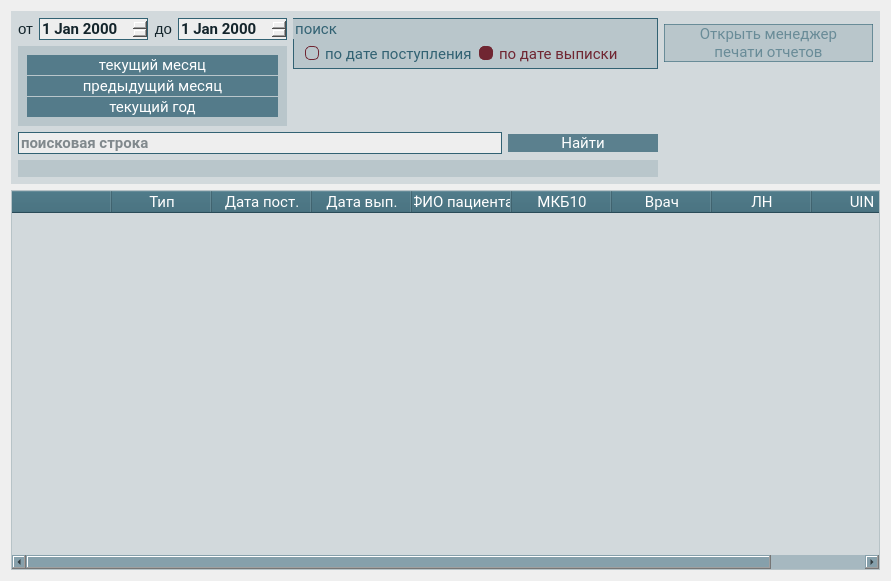
         <widget class="QFrame" name="frame_archive">
          <property name="geometry">
           <rect>
            <x>0</x>
            <y>0</y>
            <width>891</width>
            <height>581</height>
           </rect>
          </property>
          <layout class="QVBoxLayout" name="verticalLayout_4">
           <item>
            <widget class="QFrame" name="archive_list">
             <property name="styleSheet">
              <string notr="true">background-color: rgba(50, 98, 115, 40);
font-size: 11pt;</string>
             </property>
             <layout class="QGridLayout" name="gridLayout_2">
              <property name="leftMargin">
               <number>7</number>
              </property>
              <property name="topMargin">
               <number>7</number>
              </property>
              <property name="rightMargin">
               <number>7</number>
              </property>
              <property name="bottomMargin">
               <number>7</number>
              </property>
              <property name="verticalSpacing">
               <number>6</number>
              </property>
              <item row="4" column="2" rowspan="2">
               <widget class="QPushButton" name="pushButtonOpenArchive">
                <property name="maximumSize">
                 <size>
                  <width>150</width>
                  <height>16777215</height>
                 </size>
                </property>
                <property name="palette">
                 <palette>
                  <active>
                   <colorrole role="WindowText">
                    <brush brushstyle="SolidPattern">
                     <color alpha="255">
                      <red>255</red>
                      <green>255</green>
                      <blue>255</blue>
                     </color>
                    </brush>
                   </colorrole>
                   <colorrole role="Button">
                    <brush brushstyle="SolidPattern">
                     <color alpha="190">
                      <red>50</red>
                      <green>98</green>
                      <blue>115</blue>
                     </color>
                    </brush>
                   </colorrole>
                   <colorrole role="Light">
                    <brush brushstyle="SolidPattern">
                     <color alpha="255">
                      <red>60</red>
                      <green>145</green>
                      <blue>255</blue>
                     </color>
                    </brush>
                   </colorrole>
                   <colorrole role="Midlight">
                    <brush brushstyle="SolidPattern">
                     <color alpha="255">
                      <red>36</red>
                      <green>119</green>
                      <blue>227</blue>
                     </color>
                    </brush>
                   </colorrole>
                   <colorrole role="Dark">
                    <brush brushstyle="SolidPattern">
                     <color alpha="255">
                      <red>6</red>
                      <green>47</green>
                      <blue>100</blue>
                     </color>
                    </brush>
                   </colorrole>
                   <colorrole role="Mid">
                    <brush brushstyle="SolidPattern">
                     <color alpha="255">
                      <red>8</red>
                      <green>62</green>
                      <blue>133</blue>
                     </color>
                    </brush>
                   </colorrole>
                   <colorrole role="Text">
                    <brush brushstyle="SolidPattern">
                     <color alpha="255">
                      <red>255</red>
                      <green>255</green>
                      <blue>255</blue>
                     </color>
                    </brush>
                   </colorrole>
                   <colorrole role="BrightText">
                    <brush brushstyle="SolidPattern">
                     <color alpha="255">
                      <red>255</red>
                      <green>255</green>
                      <blue>255</blue>
                     </color>
                    </brush>
                   </colorrole>
                   <colorrole role="ButtonText">
                    <brush brushstyle="SolidPattern">
                     <color alpha="255">
                      <red>255</red>
                      <green>255</green>
                      <blue>255</blue>
                     </color>
                    </brush>
                   </colorrole>
                   <colorrole role="Base">
                    <brush brushstyle="SolidPattern">
                     <color alpha="190">
                      <red>50</red>
                      <green>98</green>
                      <blue>115</blue>
                     </color>
                    </brush>
                   </colorrole>
                   <colorrole role="Window">
                    <brush brushstyle="SolidPattern">
                     <color alpha="190">
                      <red>50</red>
                      <green>98</green>
                      <blue>115</blue>
                     </color>
                    </brush>
                   </colorrole>
                   <colorrole role="Shadow">
                    <brush brushstyle="SolidPattern">
                     <color alpha="255">
                      <red>0</red>
                      <green>0</green>
                      <blue>0</blue>
                     </color>
                    </brush>
                   </colorrole>
                   <colorrole role="AlternateBase">
                    <brush brushstyle="SolidPattern">
                     <color alpha="255">
                      <red>133</red>
                      <green>174</green>
                      <blue>227</blue>
                     </color>
                    </brush>
                   </colorrole>
                   <colorrole role="ToolTipBase">
                    <brush brushstyle="SolidPattern">
                     <color alpha="255">
                      <red>255</red>
                      <green>255</green>
                      <blue>220</blue>
                     </color>
                    </brush>
                   </colorrole>
                   <colorrole role="ToolTipText">
                    <brush brushstyle="SolidPattern">
                     <color alpha="255">
                      <red>0</red>
                      <green>0</green>
                      <blue>0</blue>
                     </color>
                    </brush>
                   </colorrole>
                   <colorrole role="PlaceholderText">
                    <brush brushstyle="SolidPattern">
                     <color alpha="128">
                      <red>255</red>
                      <green>255</green>
                      <blue>255</blue>
                     </color>
                    </brush>
                   </colorrole>
                  </active>
                  <inactive>
                   <colorrole role="WindowText">
                    <brush brushstyle="SolidPattern">
                     <color alpha="255">
                      <red>255</red>
                      <green>255</green>
                      <blue>255</blue>
                     </color>
                    </brush>
                   </colorrole>
                   <colorrole role="Button">
                    <brush brushstyle="SolidPattern">
                     <color alpha="190">
                      <red>50</red>
                      <green>98</green>
                      <blue>115</blue>
                     </color>
                    </brush>
                   </colorrole>
                   <colorrole role="Light">
                    <brush brushstyle="SolidPattern">
                     <color alpha="255">
                      <red>60</red>
                      <green>145</green>
                      <blue>255</blue>
                     </color>
                    </brush>
                   </colorrole>
                   <colorrole role="Midlight">
                    <brush brushstyle="SolidPattern">
                     <color alpha="255">
                      <red>36</red>
                      <green>119</green>
                      <blue>227</blue>
                     </color>
                    </brush>
                   </colorrole>
                   <colorrole role="Dark">
                    <brush brushstyle="SolidPattern">
                     <color alpha="255">
                      <red>6</red>
                      <green>47</green>
                      <blue>100</blue>
                     </color>
                    </brush>
                   </colorrole>
                   <colorrole role="Mid">
                    <brush brushstyle="SolidPattern">
                     <color alpha="255">
                      <red>8</red>
                      <green>62</green>
                      <blue>133</blue>
                     </color>
                    </brush>
                   </colorrole>
                   <colorrole role="Text">
                    <brush brushstyle="SolidPattern">
                     <color alpha="255">
                      <red>255</red>
                      <green>255</green>
                      <blue>255</blue>
                     </color>
                    </brush>
                   </colorrole>
                   <colorrole role="BrightText">
                    <brush brushstyle="SolidPattern">
                     <color alpha="255">
                      <red>255</red>
                      <green>255</green>
                      <blue>255</blue>
                     </color>
                    </brush>
                   </colorrole>
                   <colorrole role="ButtonText">
                    <brush brushstyle="SolidPattern">
                     <color alpha="255">
                      <red>255</red>
                      <green>255</green>
                      <blue>255</blue>
                     </color>
                    </brush>
                   </colorrole>
                   <colorrole role="Base">
                    <brush brushstyle="SolidPattern">
                     <color alpha="190">
                      <red>50</red>
                      <green>98</green>
                      <blue>115</blue>
                     </color>
                    </brush>
                   </colorrole>
                   <colorrole role="Window">
                    <brush brushstyle="SolidPattern">
                     <color alpha="190">
                      <red>50</red>
                      <green>98</green>
                      <blue>115</blue>
                     </color>
                    </brush>
                   </colorrole>
                   <colorrole role="Shadow">
                    <brush brushstyle="SolidPattern">
                     <color alpha="255">
                      <red>0</red>
                      <green>0</green>
                      <blue>0</blue>
                     </color>
                    </brush>
                   </colorrole>
                   <colorrole role="AlternateBase">
                    <brush brushstyle="SolidPattern">
                     <color alpha="255">
                      <red>133</red>
                      <green>174</green>
                      <blue>227</blue>
                     </color>
                    </brush>
                   </colorrole>
                   <colorrole role="ToolTipBase">
                    <brush brushstyle="SolidPattern">
                     <color alpha="255">
                      <red>255</red>
                      <green>255</green>
                      <blue>220</blue>
                     </color>
                    </brush>
                   </colorrole>
                   <colorrole role="ToolTipText">
                    <brush brushstyle="SolidPattern">
                     <color alpha="255">
                      <red>0</red>
                      <green>0</green>
                      <blue>0</blue>
                     </color>
                    </brush>
                   </colorrole>
                   <colorrole role="PlaceholderText">
                    <brush brushstyle="SolidPattern">
                     <color alpha="128">
                      <red>255</red>
                      <green>255</green>
                      <blue>255</blue>
                     </color>
                    </brush>
                   </colorrole>
                  </inactive>
                  <disabled>
                   <colorrole role="WindowText">
                    <brush brushstyle="SolidPattern">
                     <color alpha="255">
                      <red>255</red>
                      <green>255</green>
                      <blue>255</blue>
                     </color>
                    </brush>
                   </colorrole>
                   <colorrole role="Button">
                    <brush brushstyle="SolidPattern">
                     <color alpha="190">
                      <red>50</red>
                      <green>98</green>
                      <blue>115</blue>
                     </color>
                    </brush>
                   </colorrole>
                   <colorrole role="Light">
                    <brush brushstyle="SolidPattern">
                     <color alpha="255">
                      <red>60</red>
                      <green>145</green>
                      <blue>255</blue>
                     </color>
                    </brush>
                   </colorrole>
                   <colorrole role="Midlight">
                    <brush brushstyle="SolidPattern">
                     <color alpha="255">
                      <red>36</red>
                      <green>119</green>
                      <blue>227</blue>
                     </color>
                    </brush>
                   </colorrole>
                   <colorrole role="Dark">
                    <brush brushstyle="SolidPattern">
                     <color alpha="255">
                      <red>6</red>
                      <green>47</green>
                      <blue>100</blue>
                     </color>
                    </brush>
                   </colorrole>
                   <colorrole role="Mid">
                    <brush brushstyle="SolidPattern">
                     <color alpha="255">
                      <red>8</red>
                      <green>62</green>
                      <blue>133</blue>
                     </color>
                    </brush>
                   </colorrole>
                   <colorrole role="Text">
                    <brush brushstyle="SolidPattern">
                     <color alpha="255">
                      <red>255</red>
                      <green>255</green>
                      <blue>255</blue>
                     </color>
                    </brush>
                   </colorrole>
                   <colorrole role="BrightText">
                    <brush brushstyle="SolidPattern">
                     <color alpha="255">
                      <red>255</red>
                      <green>255</green>
                      <blue>255</blue>
                     </color>
                    </brush>
                   </colorrole>
                   <colorrole role="ButtonText">
                    <brush brushstyle="SolidPattern">
                     <color alpha="255">
                      <red>255</red>
                      <green>255</green>
                      <blue>255</blue>
                     </color>
                    </brush>
                   </colorrole>
                   <colorrole role="Base">
                    <brush brushstyle="SolidPattern">
                     <color alpha="190">
                      <red>50</red>
                      <green>98</green>
                      <blue>115</blue>
                     </color>
                    </brush>
                   </colorrole>
                   <colorrole role="Window">
                    <brush brushstyle="SolidPattern">
                     <color alpha="190">
                      <red>50</red>
                      <green>98</green>
                      <blue>115</blue>
                     </color>
                    </brush>
                   </colorrole>
                   <colorrole role="Shadow">
                    <brush brushstyle="SolidPattern">
                     <color alpha="255">
                      <red>0</red>
                      <green>0</green>
                      <blue>0</blue>
                     </color>
                    </brush>
                   </colorrole>
                   <colorrole role="AlternateBase">
                    <brush brushstyle="SolidPattern">
                     <color alpha="255">
                      <red>12</red>
                      <green>94</green>
                      <blue>200</blue>
                     </color>
                    </brush>
                   </colorrole>
                   <colorrole role="ToolTipBase">
                    <brush brushstyle="SolidPattern">
                     <color alpha="255">
                      <red>255</red>
                      <green>255</green>
                      <blue>220</blue>
                     </color>
                    </brush>
                   </colorrole>
                   <colorrole role="ToolTipText">
                    <brush brushstyle="SolidPattern">
                     <color alpha="255">
                      <red>0</red>
                      <green>0</green>
                      <blue>0</blue>
                     </color>
                    </brush>
                   </colorrole>
                   <colorrole role="PlaceholderText">
                    <brush brushstyle="SolidPattern">
                     <color alpha="128">
                      <red>255</red>
                      <green>255</green>
                      <blue>255</blue>
                     </color>
                    </brush>
                   </colorrole>
                  </disabled>
                 </palette>
                </property>
                <property name="font">
                 <font>
                  <family>Roboto</family>
                  <pointsize>11</pointsize>
                  <italic>false</italic>
                  <bold>false</bold>
                 </font>
                </property>
                <property name="styleSheet">
                 <string notr="true">QPushButton {
background-color: rgba(50, 98, 115, 190);
font-size: 11pt;
color: White;
border: None;
}

QPushButton::hover {
background-color: rgba(50, 98, 115, 255);
border: 2px solid rgba(92, 158, 173, 255);
}

QPushButton::pressed {
background-color: rgba(92, 158, 173, 255);
border: 1px solid rgba(255, 255, 255, 255);
}</string>
                </property>
                <property name="text">
                 <string>Найти</string>
                </property>
                <property name="icon">
                 <iconset resource="../res_main.qrc">
                  <normaloff>:/icon/icons/search_white_36dp.svg</normaloff>:/icon/icons/search_white_36dp.svg</iconset>
                </property>
                <property name="iconSize">
                 <size>
                  <width>26</width>
                  <height>26</height>
                 </size>
                </property>
               </widget>
              </item>
              <item row="4" column="0" rowspan="2" colspan="2">
               <widget class="QLineEdit" name="lineEdit">
                <property name="font">
                 <font>
                  <family>Roboto</family>
                  <pointsize>11</pointsize>
                  <italic>false</italic>
                  <bold>true</bold>
                 </font>
                </property>
                <property name="styleSheet">
                 <string notr="true">background-color: #EEEEEE;
color: #13242B;
border: 1px solid #326273;
font-weight: bold;
</string>
                </property>
                <property name="placeholderText">
                 <string>поисковая строка</string>
                </property>
               </widget>
              </item>
              <item row="6" column="0" colspan="3">
               <widget class="QLabel" name="label_archive_pt">
                <property name="text">
                 <string/>
                </property>
                <property name="alignment">
                 <set>Qt::AlignCenter</set>
                </property>
               </widget>
              </item>
              <item row="0" column="3" rowspan="2">
               <widget class="QPushButton" name="pushButton_report_manager">
                <property name="enabled">
                 <bool>false</bool>
                </property>
                <property name="font">
                 <font>
                  <family>Roboto</family>
                  <pointsize>11</pointsize>
                  <italic>false</italic>
                  <bold>false</bold>
                 </font>
                </property>
                <property name="styleSheet">
                 <string notr="true">QPushButton {
background-color: rgba(50, 98, 115, 190);
font-size: 11pt;
color: White;
border: None;
}

QPushButton::hover {
background-color: rgba(50, 98, 115, 255);
border: 2px solid rgba(92, 158, 173, 255);
}

QPushButton::pressed {
background-color: rgba(92, 158, 173, 255);
border: 1px solid rgba(255, 255, 255, 255);
}

QPushButton::disabled {
background-color:  rgba(50, 98, 115, 40);
border: 1px solid rgba(50, 98, 115, 150);
color:  rgba(50, 98, 115, 150);
}</string>
                </property>
                <property name="text">
                 <string>Открыть менеджер
печати отчетов</string>
                </property>
               </widget>
              </item>
              <item row="0" column="1" rowspan="2" colspan="2">
               <widget class="QGroupBox" name="groupBox_sort_archive">
                <property name="minimumSize">
                 <size>
                  <width>0</width>
                  <height>50</height>
                 </size>
                </property>
                <property name="font">
                 <font>
                  <family>Roboto</family>
                  <pointsize>11</pointsize>
                  <italic>false</italic>
                  <bold>false</bold>
                 </font>
                </property>
                <property name="styleSheet">
                 <string notr="true">font-size: 11pt;
color: rgba(50, 98, 115, 255);
border: 1px solid  rgba(50, 98, 115, 255);</string>
                </property>
                <property name="title">
                 <string>поиск</string>
                </property>
                <layout class="QGridLayout" name="gridLayout_6">
                 <property name="topMargin">
                  <number>1</number>
                 </property>
                 <property name="bottomMargin">
                  <number>1</number>
                 </property>
                 <property name="verticalSpacing">
                  <number>1</number>
                 </property>
                 <item row="0" column="1">
                  <widget class="QRadioButton" name="radioButton_discharge">
                   <property name="font">
                    <font>
                     <family>Roboto</family>
                     <pointsize>11</pointsize>
                     <italic>false</italic>
                     <bold>false</bold>
                    </font>
                   </property>
                   <property name="styleSheet">
                    <string notr="true">QRadioButton {
	color: #326273;
	border: none;
	background-color: none;
}
QRadioButton:checked {
   color: #702632;
}
QRadioButton::indicator:checked {
	border-style:solid;
	border-radius:5px;
	border-width: 1px;
	border-color: #702632;
	color: #FFFFFF;
	background-color: #702632;
}
QRadioButton::indicator:!checked {
	border-style:solid;
	border-radius:5px;
	border-width: 1px;
	border-color: #702632;
	color: #FFFFFF;
	background-color: none;
}</string>
                   </property>
                   <property name="text">
                    <string>по дате выписки</string>
                   </property>
                   <property name="checked">
                    <bool>true</bool>
                   </property>
                  </widget>
                 </item>
                 <item row="0" column="0">
                  <widget class="QRadioButton" name="radioButton_admission">
                   <property name="font">
                    <font>
                     <family>Roboto</family>
                     <pointsize>11</pointsize>
                     <italic>false</italic>
                     <bold>false</bold>
                    </font>
                   </property>
                   <property name="styleSheet">
                    <string notr="true">QRadioButton {
	color: #326273;
	border: none;
	background-color: none;
}
QRadioButton:checked {
   color: #702632;
}
QRadioButton::indicator:checked {
	border-style:solid;
	border-radius:5px;
	border-width: 1px;
	border-color: #702632;
	color: #FFFFFF;
	background-color: #702632;
}
QRadioButton::indicator:!checked {
	border-style:solid;
	border-radius:5px;
	border-width: 1px;
	border-color: #702632;
	color: #FFFFFF;
	background-color: none;
}</string>
                   </property>
                   <property name="text">
                    <string>по дате поступления</string>
                   </property>
                   <property name="checked">
                    <bool>false</bool>
                   </property>
                  </widget>
                 </item>
                </layout>
               </widget>
              </item>
              <item row="0" column="0">
               <layout class="QHBoxLayout" name="dates">
                <item>
                 <widget class="QLabel" name="label_3">
                  <property name="layoutDirection">
                   <enum>Qt::RightToLeft</enum>
                  </property>
                  <property name="styleSheet">
                   <string notr="true">background-color: none;
color: #13242B;
</string>
                  </property>
                  <property name="text">
                   <string>&lt;html&gt;&lt;head/&gt;&lt;body&gt;&lt;p align=&quot;right&quot;&gt;от&lt;/p&gt;&lt;/body&gt;&lt;/html&gt;</string>
                  </property>
                 </widget>
                </item>
                <item>
                 <widget class="QDateEdit" name="dateEdit_find_1">
                  <property name="font">
                   <font>
                    <family>Roboto</family>
                    <pointsize>11</pointsize>
                    <italic>false</italic>
                    <bold>true</bold>
                   </font>
                  </property>
                  <property name="styleSheet">
                   <string notr="true">background-color: #EEEEEE;
color: #13242B;
border: 1px solid #326273;
font-weight: bold;
</string>
                  </property>
                 </widget>
                </item>
                <item>
                 <widget class="QLabel" name="label_4">
                  <property name="layoutDirection">
                   <enum>Qt::RightToLeft</enum>
                  </property>
                  <property name="styleSheet">
                   <string notr="true">background-color: none;
color: #13242B;
</string>
                  </property>
                  <property name="text">
                   <string>&lt;html&gt;&lt;head/&gt;&lt;body&gt;&lt;p align=&quot;right&quot;&gt;до&lt;/p&gt;&lt;/body&gt;&lt;/html&gt;</string>
                  </property>
                 </widget>
                </item>
                <item>
                 <widget class="QDateEdit" name="dateEdit_find_2">
                  <property name="font">
                   <font>
                    <family>Roboto</family>
                    <pointsize>11</pointsize>
                    <italic>false</italic>
                    <bold>true</bold>
                   </font>
                  </property>
                  <property name="styleSheet">
                   <string notr="true">background-color: #EEEEEE;
color: #13242B;
border: 1px solid #326273;
font-weight: bold;
</string>
                  </property>
                 </widget>
                </item>
               </layout>
              </item>
              <item row="1" column="0" rowspan="3">
               <widget class="QFrame" name="change_dates">
                <layout class="QVBoxLayout" name="verticalLayout_3">
                 <property name="spacing">
                  <number>1</number>
                 </property>
                 <item>
                  <widget class="QPushButton" name="pushButton_month">
                   <property name="minimumSize">
                    <size>
                     <width>150</width>
                     <height>20</height>
                    </size>
                   </property>
                   <property name="font">
                    <font>
                     <family>Roboto</family>
                     <pointsize>11</pointsize>
                     <italic>false</italic>
                     <bold>false</bold>
                    </font>
                   </property>
                   <property name="styleSheet">
                    <string notr="true">QPushButton {
background-color: rgba(50, 98, 115, 190);
font-size: 11pt;
color: White;
border: None;
}

QPushButton::hover {
background-color: rgba(50, 98, 115, 255);
border: 2px solid rgba(92, 158, 173, 255);
}

QPushButton::pressed {
background-color: rgba(92, 158, 173, 255);
border: 1px solid rgba(255, 255, 255, 255);
}</string>
                   </property>
                   <property name="text">
                    <string>текущий месяц</string>
                   </property>
                  </widget>
                 </item>
                 <item>
                  <widget class="QPushButton" name="pushButton_previous_month">
                   <property name="minimumSize">
                    <size>
                     <width>150</width>
                     <height>20</height>
                    </size>
                   </property>
                   <property name="font">
                    <font>
                     <family>Roboto</family>
                     <pointsize>11</pointsize>
                     <italic>false</italic>
                     <bold>false</bold>
                    </font>
                   </property>
                   <property name="styleSheet">
                    <string notr="true">QPushButton {
background-color: rgba(50, 98, 115, 190);
font-size: 11pt;
color: White;
border: None;
}

QPushButton::hover {
background-color: rgba(50, 98, 115, 255);
border: 2px solid rgba(92, 158, 173, 255);
}

QPushButton::pressed {
background-color: rgba(92, 158, 173, 255);
border: 1px solid rgba(255, 255, 255, 255);
}</string>
                   </property>
                   <property name="text">
                    <string>предыдущий месяц</string>
                   </property>
                  </widget>
                 </item>
                 <item>
                  <widget class="QPushButton" name="pushButton_year">
                   <property name="minimumSize">
                    <size>
                     <width>150</width>
                     <height>20</height>
                    </size>
                   </property>
                   <property name="font">
                    <font>
                     <family>Roboto</family>
                     <pointsize>11</pointsize>
                     <italic>false</italic>
                     <bold>false</bold>
                    </font>
                   </property>
                   <property name="styleSheet">
                    <string notr="true">QPushButton {
background-color: rgba(50, 98, 115, 190);
font-size: 11pt;
color: White;
border: None;
}

QPushButton::hover {
background-color: rgba(50, 98, 115, 255);
border: 2px solid rgba(92, 158, 173, 255);
}

QPushButton::pressed {
background-color: rgba(92, 158, 173, 255);
border: 1px solid rgba(255, 255, 255, 255);
}</string>
                   </property>
                   <property name="text">
                    <string>текущий год</string>
                   </property>
                  </widget>
                 </item>
                </layout>
               </widget>
              </item>
             </layout>
            </widget>
           </item>
           <item>
            <widget class="QTableWidget" name="tableWidget_archive_bd">
             <property name="font">
              <font>
               <family>Roboto</family>
               <italic>false</italic>
               <bold>false</bold>
              </font>
             </property>
             <property name="styleSheet">
              <string notr="true">QTableWidget {
   selection-background-color: rgba(50, 98, 115, 120);
   background-color: rgba(50, 98, 115, 40);
   color: #FFFFFF;
   font-weight: Normal;
   border-color: #000000;
}

QHeaderView::section {
   background-color: rgba(50, 98, 115, 220);
   color: #FFFFFF;
   font-family: Roboto;
   font-size: 15px;
   font-weight: Normal;
}

QTableWidget::item {
   selection-background-color: rgba(50, 98, 115, 120);
   background-color: rgba(50, 98, 115, 40);
   color: #13242B;
   font-size: 15px;
   font-weight: Normal;
   border-style: none;
   border-bottom: #13242B;
}

QScrollBar {
background-color: rgba(50, 98, 115, 70);
}
</string>
             </property>
             <attribute name="horizontalHeaderDefaultSectionSize">
              <number>100</number>
             </attribute>
             <column>
              <property name="text">
               <string/>
              </property>
             </column>
             <column>
              <property name="text">
               <string>Тип</string>
              </property>
             </column>
             <column>
              <property name="text">
               <string>Дата пост.</string>
              </property>
             </column>
             <column>
              <property name="text">
               <string>Дата вып.</string>
              </property>
             </column>
             <column>
              <property name="text">
               <string>ФИО пациента</string>
              </property>
             </column>
             <column>
              <property name="text">
               <string>МКБ10</string>
              </property>
             </column>
             <column>
              <property name="text">
               <string>Врач</string>
              </property>
             </column>
             <column>
              <property name="text">
               <string>ЛН</string>
              </property>
             </column>
             <column>
              <property name="text">
               <string>UIN</string>
              </property>
             </column>
            </widget>
           </item>
          </layout>
         </widget>
